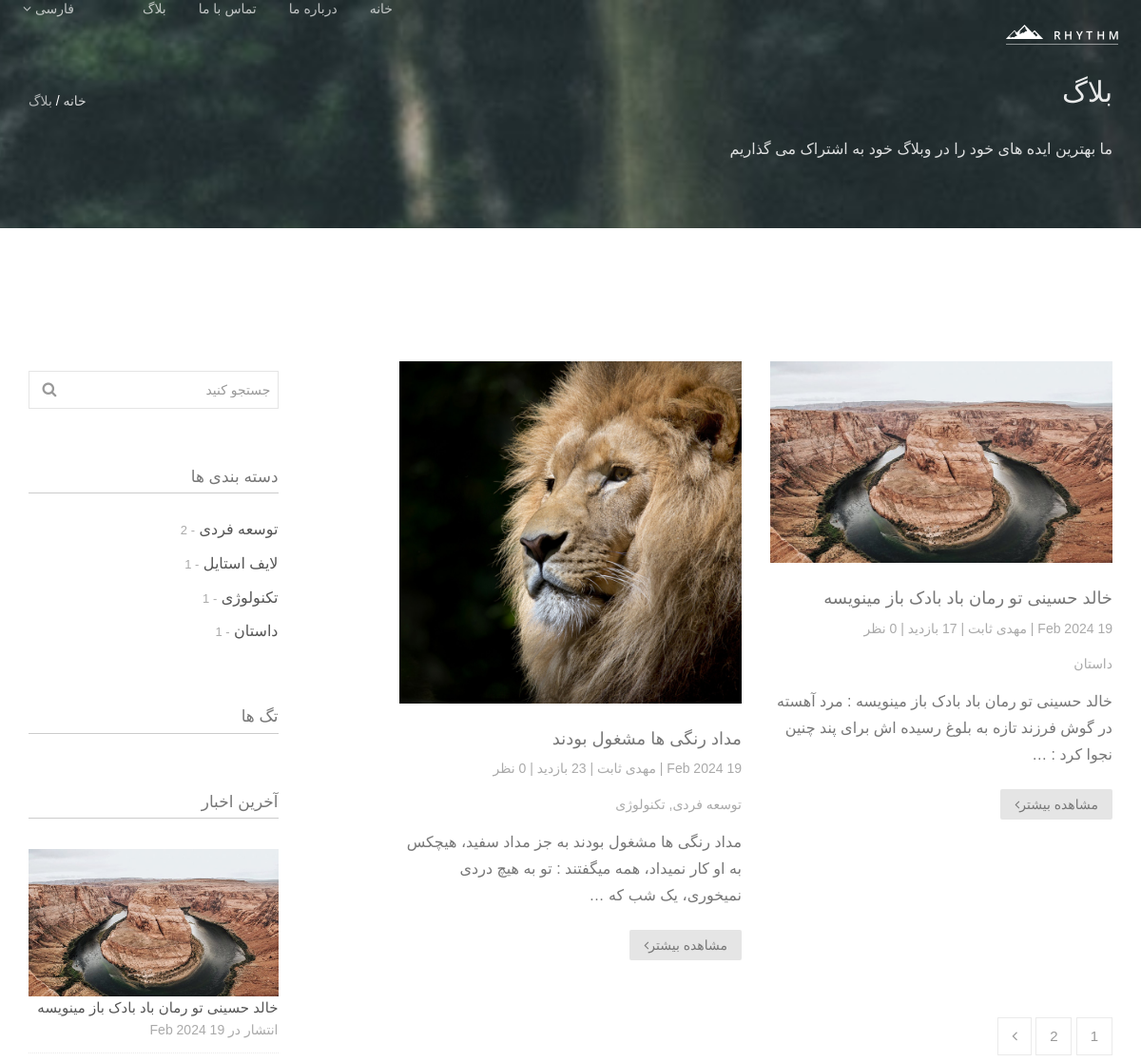
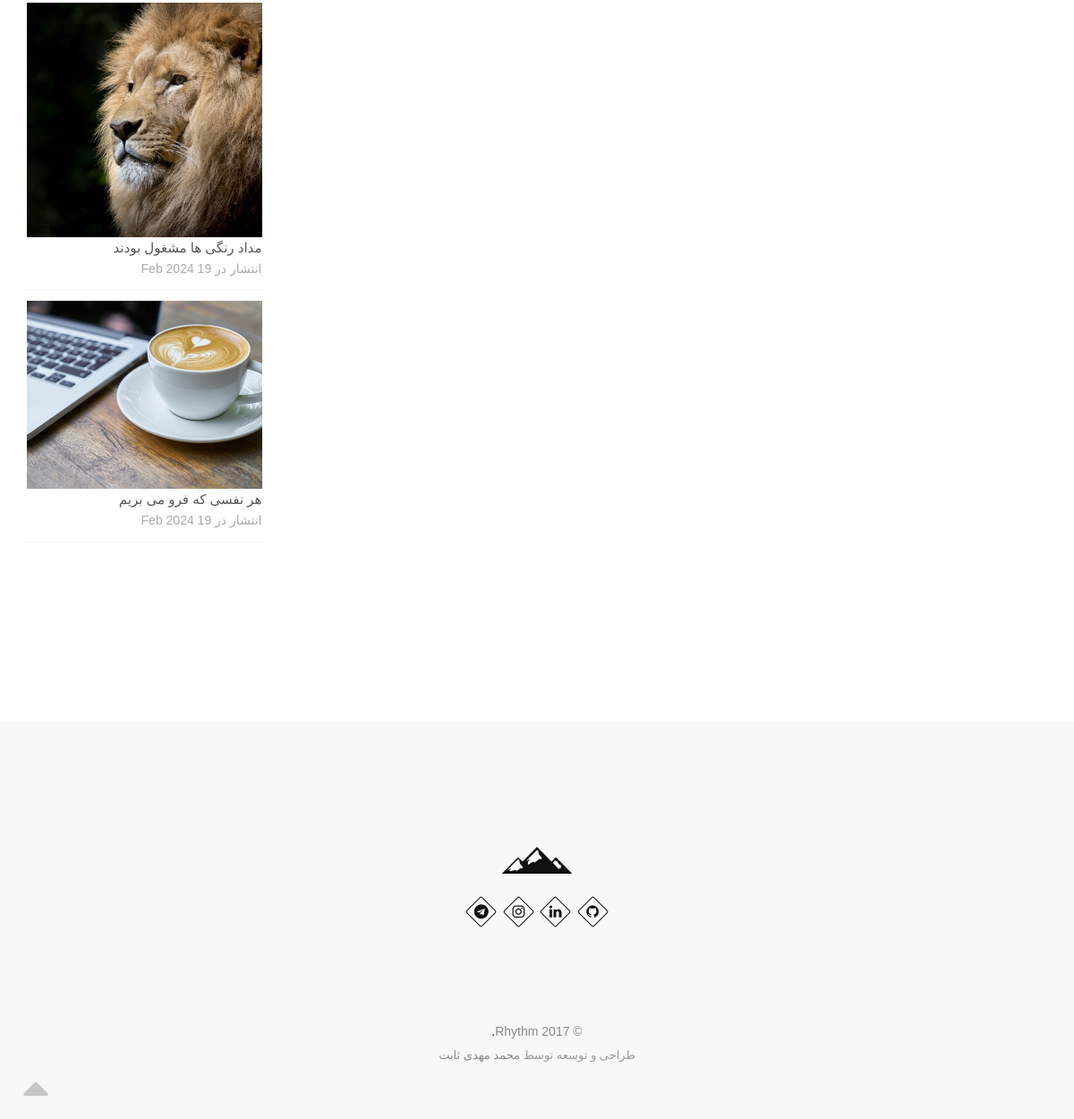
Screenshot of /blog/ with the database file from the repository (2 pictures, top to bottom).
### blog/models.py (models this page shows, shortened)
class Post(models.Model):
    title = models.CharField(max_length = 255)
    content = models.TextField()
    image = models.ImageField(upload_to='blog/',default='blog/default.jpg')
    tags = TaggableManager()
    category = models.ManyToManyField(Category)
    author = models.ForeignKey(User, on_delete=models.SET_NULL, null=True)
    counted_view = models.IntegerField(default=0)
    status = models.BooleanField(default=False)
    login_require = models.BooleanField(default=False)
    created_date = models.DateTimeField(auto_now_add=True)
    updated_date = models.DateTimeField(auto_now=True)
    published_date = models.DateTimeField(null=True)
    class Meta:
        ordering = ['-created_date']

class Category(models.Model):
    name = models.CharField(max_length = 255)
    def __str__(self):
        return self.name

### blog/views.py (the view)
# urls.py: path('',blog_view, name='index'),
def blog_view(request, **kwargs):
    posts = Post.objects.filter(published_date__lte=datetime.now(tz=timezone.utc), status=True)
    if kwargs.get('cat_name') != None:
        posts = posts.filter(category__name = kwargs['cat_name'])
    if kwargs.get('author_username') != None:
        posts = posts.filter(author__username = kwargs['author_username'])
    if kwargs.get('tag_name') != None:
        posts = posts.filter(tags__name__in = [kwargs['tag_name']])
    posts = Paginator(posts, 2)
    try:
        page_number = request.GET.get('page')
        posts = posts.page(page_number)
    except EmptyPage:
        posts = posts.page(1)
    except PageNotAnInteger:
        posts = posts.page(1)
    context = {'posts' : posts}
    return render(request, 'blog/blog-home.html', context)

### blog/templatetags/blog_tags.py (called while the page is built)
@register.inclusion_tag('blog/blog-lates-posts.html')
def latestposts(arg=4):
    posts = Post.objects.filter(status=1).order_by('-published_date')[:arg]
    return {'posts' : posts}

@register.inclusion_tag('blog/blog-post-categories.html')
def postcategories():
    posts = Post.objects.filter(status=1)
    categories = Category.objects.all()
    cat_dict = {}
    for name in categories:
        cat_dict[name]=posts.filter(category=name).count
    return {'categories' : cat_dict}

@register.simple_tag(name='comments_count')
def function(pid):
    return Comment.objects.filter(post=pid, approved=True).count()

### templates/blog/blog-home.html (shortened to what this page needs)
{% extends 'base.html' %} {% load static %} {% load blog_tags %} {% block content %}
<section
  class="small-section bg-dark"
  data-background="{% static 'images/slide-2.jpg' %}"
>
  <div class="relative container align-right">
    <div class="row">
      <div class="col-md-8">
        <h1 class="hs-line-11 font-alt mb-20 mb-xs-0">بلاگ</h1>
        <div class="hs-line-4 font-alt">
          ما بهترین ایده های خود را در وبلاگ خود به اشتراک می گذاریم
        </div>
      </div>
      <div class="col-md-4 mt-30">
        <div class="mod-breadcrumbs font-alt align-left">
          <a href="{% url 'website:home' %}">خانه</a>&nbsp;/&nbsp;<span>بلاگ</span>
        </div>
      </div>
    </div>
  </div>
</section>
<section class="page-section">
  <div class="container relative">
    <div class="row">
      <div class="col-sm-8">
        <div class="row masonry">
          {% for post in posts %}
          <div class="col-md-6 col-lg-6 mb-60 mb-xs-40">
            <div class="post-prev-img">
              <a href="{% url 'blog:single' pid=post.id %}"
                ><img src="{{post.image.url}}" alt=""
              /></a>
            </div>
            <div class="post-prev-title font-alt">
              <a href="{% url 'blog:single' pid=post.id %}">{{post.title}}</a>
            </div>
            <div class="post-prev-info font-alt">
              {{post.published_date|date:"d M Y"}} | <a href="{% url 'blog:author' author_username=post.author.username %}">{{post.author.get_full_name}}</a> | {{post.counted_view}} بازدید | {% comments_count pid=post.id %} نظر
            </div>
            <div class="post-prev-info font-alt">
              {% for cat in post.category.all %}
              <a href="{% url 'blog:category' cat_name=cat.name %}">{{cat.name}}</a>{% if not forloop.last %},{% endif %} {% endfor %}
            </div>
            <div class="post-prev-text">
              {{post.content|truncatewords_html:25}}
            </div>
            <div class="post-prev-more">
              <a href="{% url 'blog:single' pid=post.id %}" class="btn btn-mod btn-gray btn-round"
                >مشاهده بیشتر<i class="fa fa-angle-left"></i
              ></a>
            </div>
          </div>
          {% endfor %}
        </div>
        <div class="pagination">
           {% for i in posts.paginator.page_range %} {% if page_number == i %}
          <a href="?page={{i}}" class="active">1</a>
          {% else %}
          <a href="?page={{i}}">{{i}}</a>
          {% endif %} {% endfor %} {% if posts.has_next %}
          <a href="?page={{posts.next_page_number}}"><i class="fa fa-angle-left"></i></a>
          {% endif %}
        </div>
      </div>
      <div class="col-sm-4 col-md-3 col-md-offset-1 sidebar">
        {% include 'blog/blog-search.html' %}
        {% postcategories %}
        {% include 'blog/blog-tags.html' %}
        {% latestposts %}
      </div>
    </div>
  </div>
</section>
{% endblock %}

### templates/blog/blog-post-categories.html
{% load static %}
<div class="widget">
  <h5 class="widget-title font-alt">دسته بندی ها</h5>
  <div class="widget-body">
    <ul class="clearlist widget-menu">
    {% for name,count in categories.items %}
      <li>
        <a href="{% url 'blog:category' cat_name=name %}" title="">{{name}}</a>
        <small> - {{count}} </small>
      </li>
    {% endfor %}
    </ul>
  </div>
</div>

### templates/blog/blog-lates-posts.html
{% load static %}
<div class="widget">
  <h5 class="widget-title font-alt">آخرین اخبار</h5>
  <div class="widget-body">
    <ul class="clearlist widget-posts">
    {% for post in posts %}
      <li class="clearfix">
        <a href="{% url 'blog:single' pid=post.id %}">
          <img
            src="{{post.image.url}}"
            alt=""
            class="widget-posts-img"
          />
        </a>
        <a href="{% url 'blog:single' pid=post.id %}" >{{post.title}}</a>
        انتشار در {{post.published_date|date:"d M Y"}}
      </li>
    {% endfor %}
    </ul>
  </div>
</div>

### rows the page displays
Post: image (picture), title "خالد حسینی تو رمان باد بادک باز مینویسه", author.get_full_name "مهدی ثابت", content "خالد حسینی تو رمان باد بادک باز مینویسه : ﻣﺮﺩ ﺁﻫﺴﺘﻪ ﺩﺭ ﮔﻮﺵ ﻓﺮﺯﻧﺪ ﺗﺎﺯﻩ ﺑﻪ ﺑﻠﻮﻍ ﺭﺳﯿﺪﻩ ﺍﺵ ﺑﺮﺍﯼ ﭘﻨﺪ ﭼﻨﯿﻦ ﻧﺠﻮﺍ ﮐﺮﺩ : …", published_date "19 Feb 2024"
Category: name "داستان", count "1"
Post: image (picture), title "مداد رنگی ها مشغول بودند", author.get_full_name "مهدی ثابت", content "مداد رنگی ها مشغول بودند به جز مداد سفید، هیچکس به او کار نمیداد، همه میگفتند : تو به هیچ دردی نمیخوری، یک شب که …", published_date "19 Feb 2024"
Category: name "توسعه فردی", count "2"
Category: name "تکنولوژی", count "1"
Category: name "لایف استایل", count "1"
Post: image (picture), title "هر نفسی که فرو می‌ بریم", published_date "19 Feb 2024"

### other values shown
{{ i }} "1" "2"
